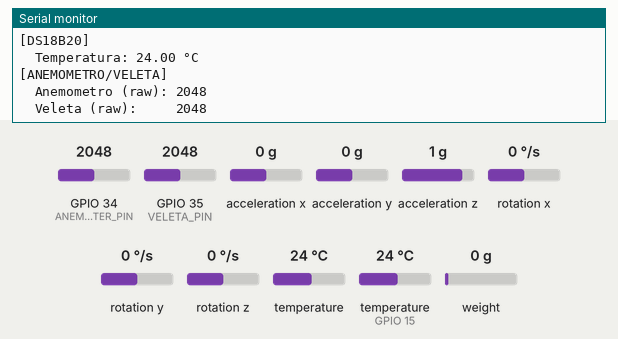
Simulated run of this program. Board: ESP32. Parts: the last lines printed to the serial monitor. Inputs (shaded band) come from the test bench; at power-on: acceleration x 0 g, temperature (sensor on GPIO 15) 24 °C, weight on the scale 0 g, GPIO 34 (ANEMOMETER_PIN) = 2048, GPIO 35 (VELETA_PIN) = 2048, acceleration y 0 g, acceleration z 1 g, rotation x 0 °/s, rotation y 0 °/s, rotation z 0 °/s, temperature 24 °C.

Above: at 4.7 s.
4.8 s: acceleration x set to -1.4 g
At 6.2 s:
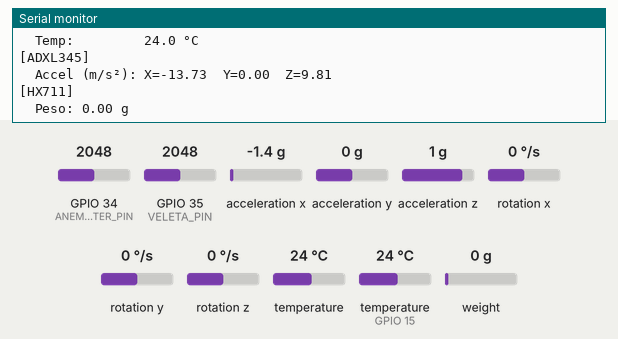
6.3 s: temperature (sensor on GPIO 15) set to 12 °C
At 7.1 s:
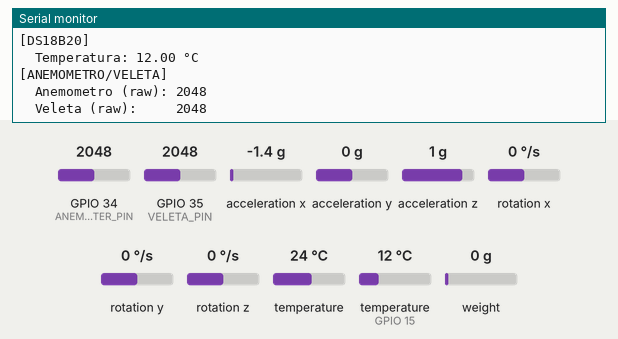
7.8 s: weight on the scale set to 100 g
At 7.81 s:
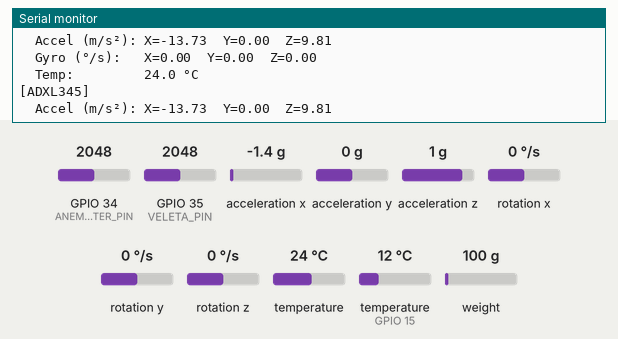
9.3 s: GPIO 34 (ANEMOMETER_PIN) set to 1960
At 10.5 s:
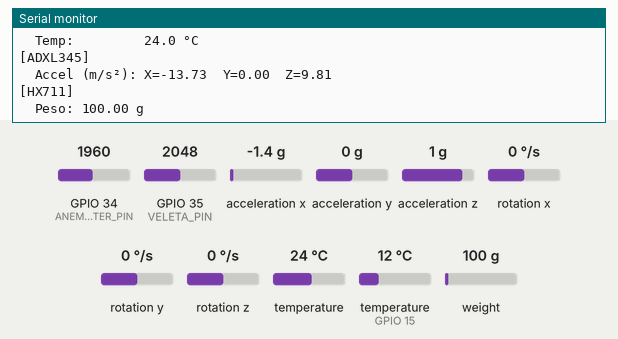
10.8 s: GPIO 35 (VELETA_PIN) set to 1960
At 10.8 s:
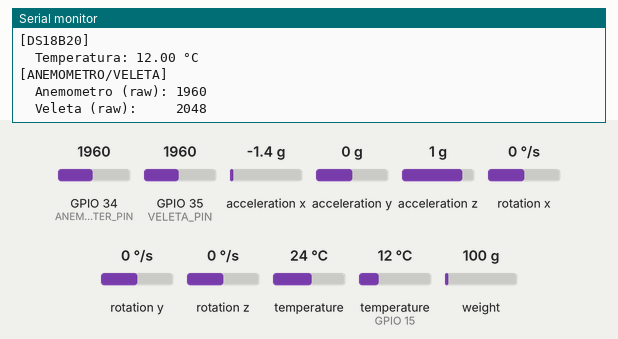
12.3 s: acceleration y set to -1.4 g
At 13.4 s:
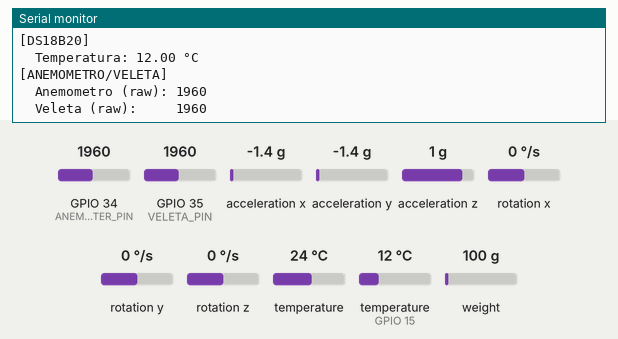

The program:

main.cpp
```cpp
/*
 * PRUEBA FISICA - TODOS LOS SENSORES
 * Tesis: IoT-WSN y CCTV para monitoreo de subsistemas criticos
 *
 * Sensores soportados:
 * 1. MPU6050  (I2C 0x68) - Acelerometro/Giroscopio
 * 2. ADXL345  (I2C 0x53) - Acelerometro
 * 3. HX711    (GPIO 4/5) - Celda de carga
 * 4. DS18B20  (GPIO 15)  - Temperatura
 * 5. Anemometro (GPIO 34) - Velocidad viento (analogico)
 * 6. Veleta    (GPIO 35) - Direccion viento (analogico)
 *
 * Conexion ESP32:
 *   I2C:  SDA=21, SCL=22
 *   HX711: DT=GPIO4, SCK=GPIO5
 *   DS18B20: DQ=GPIO15
 *   Anemometro: Signal=GPIO34
 *   Veleta: Signal=GPIO35
 */

#include <Arduino.h>
#include <Wire.h>
#include <Adafruit_MPU6050.h>
#include <Adafruit_Sensor.h>
#include <Adafruit_ADXL345_U.h>
#include <HX711.h>
#include <OneWire.h>
#include <DallasTemperature.h>

// === OBJETOS ===
Adafruit_MPU6050 mpu;
Adafruit_ADXL345_Unified adxl = Adafruit_ADXL345_Unified(12345);
HX711 scale;
OneWire oneWire(15);
DallasTemperature ds18b20(&oneWire);

// === ESTADO ===
bool mpuFound = false;
bool adxlFound = false;
bool hx711Ready = false;
bool ds18b20Ready = false;

// === PINES ===
#define HX711_DT  4
#define HX711_SCK 5
#define DS18B20_DQ 15
#define ANEMOMETER_PIN 34
#define VELETA_PIN 35

void setup() {
  Serial.begin(115200);
  delay(2000);

  Serial.println("================================================");
  Serial.println("  PRUEBA FISICA - TODOS LOS SENSORES");
  Serial.println("  Tesis IoT-WSN - Monitoreo Estructural");
  Serial.println("================================================");
  Serial.println();

  // --- I2C ---
  Wire.begin(21, 22);
  Serial.println("[I2C] Bus iniciado (SDA=21, SCL=22)");
  Serial.println("[SCAN] Buscando dispositivos I2C...");

  for (uint8_t addr = 1; addr < 127; addr++) {
    Wire.beginTransmission(addr);
    if (Wire.endTransmission() == 0) {
      Serial.printf("  Encontrado: 0x%02X", addr);
      if (addr == 0x68) Serial.print(" (MPU6050)");
      if (addr == 0x53) Serial.print(" (ADXL345)");
      if (addr == 0x69) Serial.print(" (MPU6050 AD0=HIGH)");
      Serial.println();
    }
  }

  // --- MPU6050 ---
  Serial.println();
  Serial.println("[MPU6050] Inicializando...");
  if (mpu.begin(0x68)) {
    mpuFound = true;
    mpu.setAccelerometerRange(MPU6050_RANGE_4_G);
    mpu.setGyroRange(MPU6050_RANGE_500_DEG);
    mpu.setFilterBandwidth(MPU6050_BAND_21_HZ);
    Serial.println("[MPU6050] OK - Detectado en 0x68");
  } else if (mpu.begin(0x69)) {
    mpuFound = true;
    mpu.setAccelerometerRange(MPU6050_RANGE_4_G);
    mpu.setGyroRange(MPU6050_RANGE_500_DEG);
    mpu.setFilterBandwidth(MPU6050_BAND_21_HZ);
    Serial.println("[MPU6050] OK - Detectado en 0x69");
  } else {
    Serial.println("[MPU6050] NO detectado");
  }

  // --- ADXL345 ---
  Serial.println();
  Serial.println("[ADXL345] Inicializando...");
  if (adxl.begin()) {
    adxlFound = true;
    adxl.setRange(ADXL345_RANGE_4_G);
    Serial.println("[ADXL345] OK - Detectado en 0x53");
  } else {
    Serial.println("[ADXL345] NO detectado");
  }

  // --- HX711 ---
  Serial.println();
  Serial.println("[HX711] Inicializando (DT=4, SCK=5)...");
  scale.begin(HX711_DT, HX711_SCK);
  delay(500);
  if (scale.is_ready()) {
    hx711Ready = true;
    scale.set_scale(2280.f);  // Factor de calibracion (ajustar)
    scale.tare();
    Serial.println("[HX711] OK - Sensor detectado");
    Serial.println("[HX711] Tara realizada");
  } else {
    Serial.println("[HX711] NO detectado - Verifique conexion");
  }

  // --- DS18B20 ---
  Serial.println();
  Serial.println("[DS18B20] Inicializando (DQ=GPIO15)...");
  ds18b20.begin();
  int deviceCount = ds18b20.getDeviceCount();
  Serial.printf("[DS18B20] Dispositivos encontrados: %d\n", deviceCount);
  if (deviceCount > 0) {
    ds18b20Ready = true;
    Serial.println("[DS18B20] OK");
  } else {
    Serial.println("[DS18B20] NO detectado - Verifique conexion");
  }

  // --- ANEMOMETRO / VELETA ---
  Serial.println();
  Serial.println("[ANEMOMETRO] Pin analogico GPIO34");
  Serial.println("[VELETA] Pin analogico GPIO35");
  Serial.println("  (Lecturas analogicas - requieren sensor fisico)");

  Serial.println();
  Serial.println("================================================");
  Serial.println("  RESUMEN DE DETECCION:");
  Serial.printf("  MPU6050:   %s\n", mpuFound ? "OK" : "NO");
  Serial.printf("  ADXL345:   %s\n", adxlFound ? "OK" : "NO");
  Serial.printf("  HX711:     %s\n", hx711Ready ? "OK" : "NO");
  Serial.printf("  DS18B20:   %s\n", ds18b20Ready ? "OK" : "NO");
  Serial.printf("  Anemometro: %s\n", "ANALOG (GPIO34)");
  Serial.printf("  Veleta:     %s\n", "ANALOG (GPIO35)");
  Serial.println("================================================");
  Serial.println();
  Serial.println("--- Iniciando lecturas cada 2 segundos ---");
  Serial.println();
}

void loop() {
  static unsigned long lastRead = 0;
  if (millis() - lastRead < 2000) return;
  lastRead = millis();

  // --- MPU6050 ---
  if (mpuFound) {
    sensors_event_t a, g, temp;
    mpu.getEvent(&a, &g, &temp);
    Serial.println("[MPU6050]");
    Serial.printf("  Accel (m/s²): X=%.2f  Y=%.2f  Z=%.2f\n",
                  a.acceleration.x, a.acceleration.y, a.acceleration.z);
    Serial.printf("  Gyro (°/s):   X=%.2f  Y=%.2f  Z=%.2f\n",
                  g.gyro.x, g.gyro.y, g.gyro.z);
    Serial.printf("  Temp:         %.1f °C\n", temp.temperature);
  }

  // --- ADXL345 ---
  if (adxlFound) {
    sensors_event_t event;
    adxl.getEvent(&event);
    Serial.println("[ADXL345]");
    Serial.printf("  Accel (m/s²): X=%.2f  Y=%.2f  Z=%.2f\n",
                  event.acceleration.x, event.acceleration.y, event.acceleration.z);
  }

  // --- HX711 ---
  if (hx711Ready && scale.is_ready()) {
    float reading = scale.get_units(3);
    Serial.println("[HX711]");
    Serial.printf("  Peso: %.2f g\n", reading);
  }

  // --- DS18B20 ---
  if (ds18b20Ready) {
    ds18b20.requestTemperatures();
    float tempC = ds18b20.getTempCByIndex(0);
    Serial.println("[DS18B20]");
    Serial.printf("  Temperatura: %.2f °C\n", tempC);
  }

  // --- ANEMOMETRO / VELETA ---
  int anemVal = analogRead(ANEMOMETER_PIN);
  int veletaVal = analogRead(VELETA_PIN);
  Serial.println("[ANEMOMETRO/VELETA]");
  Serial.printf("  Anemometro (raw): %d\n", anemVal);
  Serial.printf("  Veleta (raw):     %d\n", veletaVal);

  Serial.println();
}
```

Measured:
- after the input at 4.8 s, the serial monitor: prints a new line after 0.80 s (image 1)
- after the input at 6.3 s, the serial monitor: prints a new line after 0.37 s (image 2)
